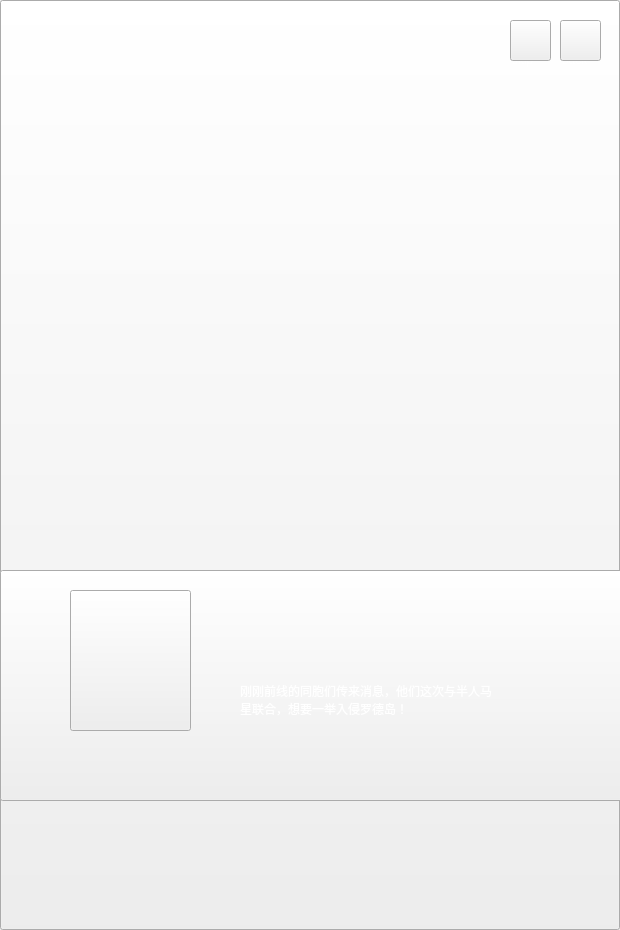
<?xml version="1.0" encoding="UTF-8"?>
<ui version="4.0">
 <class>pthree</class>
 <widget class="QWidget" name="pthree">
  <property name="geometry">
   <rect>
    <x>0</x>
    <y>0</y>
    <width>620</width>
    <height>930</height>
   </rect>
  </property>
  <property name="windowTitle">
   <string>Form</string>
  </property>
  <widget class="QPushButton" name="buttonone">
   <property name="geometry">
    <rect>
     <x>0</x>
     <y>0</y>
     <width>620</width>
     <height>930</height>
    </rect>
   </property>
   <property name="styleSheet">
    <string notr="true">border-image: url(:/ui/bgtwoo.png);</string>
   </property>
   <property name="text">
    <string/>
   </property>
  </widget>
  <widget class="QPushButton" name="pushButton_3">
   <property name="geometry">
    <rect>
     <x>0</x>
     <y>0</y>
     <width>620</width>
     <height>930</height>
    </rect>
   </property>
   <property name="styleSheet">
    <string notr="true">background:transparent;</string>
   </property>
   <property name="text">
    <string/>
   </property>
   <property name="flat">
    <bool>true</bool>
   </property>
  </widget>
  <widget class="QLabel" name="label">
   <property name="geometry">
    <rect>
     <x>240</x>
     <y>640</y>
     <width>261</width>
     <height>120</height>
    </rect>
   </property>
   <property name="sizePolicy">
    <sizepolicy hsizetype="Fixed" vsizetype="Preferred">
     <horstretch>0</horstretch>
     <verstretch>0</verstretch>
    </sizepolicy>
   </property>
   <property name="styleSheet">
    <string notr="true">color: rgb(255, 255, 255);
font: 75 11pt &quot;微软雅黑&quot;;</string>
   </property>
   <property name="text">
    <string>刚刚前线的同胞们传来消息，他们这次与半人马星联合，想要一举入侵罗德岛！</string>
   </property>
   <property name="alignment">
    <set>Qt::AlignLeading|Qt::AlignLeft|Qt::AlignVCenter</set>
   </property>
   <property name="wordWrap">
    <bool>true</bool>
   </property>
  </widget>
  <widget class="QToolButton" name="toolButton">
   <property name="geometry">
    <rect>
     <x>0</x>
     <y>570</y>
     <width>631</width>
     <height>231</height>
    </rect>
   </property>
   <property name="styleSheet">
    <string notr="true">border-image: url(:/new/prefix1/ui/contact.png);</string>
   </property>
   <property name="text">
    <string/>
   </property>
  </widget>
  <widget class="QToolButton" name="toolButton_2">
   <property name="geometry">
    <rect>
     <x>70</x>
     <y>590</y>
     <width>121</width>
     <height>141</height>
    </rect>
   </property>
   <property name="styleSheet">
    <string notr="true">border-image: url(:/ui/character_robot_wide.png);</string>
   </property>
   <property name="text">
    <string/>
   </property>
  </widget>
  <widget class="QLabel" name="label_3">
   <property name="geometry">
    <rect>
     <x>562</x>
     <y>52</y>
     <width>41</width>
     <height>16</height>
    </rect>
   </property>
   <property name="styleSheet">
    <string notr="true">color: rgb(255, 255, 255);

font: 75 8pt &quot;Cooper Black&quot;;</string>
   </property>
   <property name="text">
    <string>back</string>
   </property>
  </widget>
  <widget class="QPushButton" name="pushButton_4">
   <property name="geometry">
    <rect>
     <x>505</x>
     <y>20</y>
     <width>51</width>
     <height>51</height>
    </rect>
   </property>
   <property name="styleSheet">
    <string notr="true">background:transparent;</string>
   </property>
   <property name="text">
    <string/>
   </property>
   <property name="flat">
    <bool>true</bool>
   </property>
  </widget>
  <widget class="QLabel" name="label_2">
   <property name="geometry">
    <rect>
     <x>512</x>
     <y>52</y>
     <width>41</width>
     <height>16</height>
    </rect>
   </property>
   <property name="styleSheet">
    <string notr="true">color: rgb(255, 255, 255);

font: 75 8pt &quot;Cooper Black&quot;;</string>
   </property>
   <property name="text">
    <string>skip</string>
   </property>
  </widget>
  <widget class="QPushButton" name="pushButton_5">
   <property name="geometry">
    <rect>
     <x>560</x>
     <y>20</y>
     <width>51</width>
     <height>51</height>
    </rect>
   </property>
   <property name="styleSheet">
    <string notr="true">background:transparent;</string>
   </property>
   <property name="text">
    <string/>
   </property>
   <property name="flat">
    <bool>true</bool>
   </property>
  </widget>
  <widget class="QPushButton" name="pushButton_6">
   <property name="geometry">
    <rect>
     <x>560</x>
     <y>20</y>
     <width>41</width>
     <height>41</height>
    </rect>
   </property>
   <property name="styleSheet">
    <string notr="true">border-image: url(:/ui/ship_0001.png);</string>
   </property>
   <property name="text">
    <string/>
   </property>
  </widget>
  <widget class="QPushButton" name="pushButton_2">
   <property name="geometry">
    <rect>
     <x>510</x>
     <y>20</y>
     <width>41</width>
     <height>41</height>
    </rect>
   </property>
   <property name="styleSheet">
    <string notr="true">border-image: url(:/ui/ship_0003.png);</string>
   </property>
   <property name="text">
    <string/>
   </property>
  </widget>
  <zorder>buttonone</zorder>
  <zorder>toolButton</zorder>
  <zorder>toolButton_2</zorder>
  <zorder>label</zorder>
  <zorder>label_3</zorder>
  <zorder>label_2</zorder>
  <zorder>pushButton_6</zorder>
  <zorder>pushButton_2</zorder>
  <zorder>pushButton_3</zorder>
  <zorder>pushButton_4</zorder>
  <zorder>pushButton_5</zorder>
 </widget>
 <resources/>
 <connections/>
</ui>
